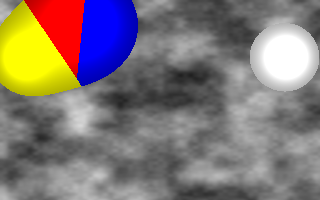
Frame 1 (no input)
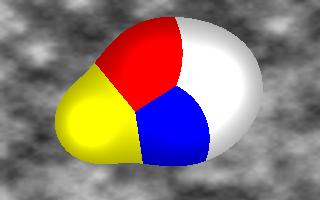
Frame 60 (the mouse pressed at the canvas centre just before this capture)
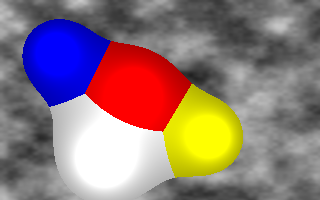
Frame 120 (the mouse held since frame 60 and released just before this capture)

The Processing sketch that drew these frames (run headless with seeded random() and noise(); from frame 60 on, the mouse is pressed at the canvas centre):

// Processing sketch: processing_8024
// ── processing_8024.pde

bpoint [] blobs;
int numblobs=4;
float t=0;
PImage backg;
float [] [] sqrttab;

void setup() {
  size(320,200);
  blobs=new bpoint[4];
  int i,j;
  for (i=0;i<numblobs;i++) {
    blobs[i]=new bpoint();
    blobs[i].cx=new int[4];
    blobs[i].cy=new int[4];
    for (j=0;j<4;j++) {
      blobs[i].cx[j]=int(random(20,320-20));
      blobs[i].cy[j]=int(random(20,200-20));
    }
  }
  blobs[0].r=255;
  blobs[0].g=255;
  blobs[0].b=255;
  blobs[0].radius=18;
  blobs[1].r=255;
  blobs[1].g=0;
  blobs[1].b=0;
  blobs[1].radius=13;
  blobs[2].r=255;
  blobs[2].g=255;
  blobs[2].b=0;
  blobs[2].radius=13;
  blobs[3].r=0;
  blobs[3].g=0;
  blobs[3].b=255;
  blobs[3].radius=13;
  backg=new PImage(320,200);
  int x,y,offs=0;
  float f;
  for (y=0;y<200;y++) {
    for (x=0;x<320;x++) {
      f=noise(float(x)/40,float(y)/25);      
      backg.pixels[offs++]=color(f*255,f*255,f*255);
    }
  }
  sqrttab=new float [220][340]; //slightly bigger than the screen cause the splines sometimes go off screen
  for (y=0;y<201;y++) {
    for (x=0;x<321;x++) {
      sqrttab[y][x]=sqrt(sq(x)+sq(y));
    }
  }  
}

void draw() {
  set(0,0,backg);
  loadPixels();
  int x,y,i,maxi,j;
  int offs=0;
  float f=0,maxw;
  float [] w=new float [numblobs];
  offs=0;
  for (i=0;i<numblobs;i++) {
    blobs[i].x=int(curvePoint(blobs[i].cx[0],blobs[i].cx[1],blobs[i].cx[2],blobs[i].cx[3],t));
    blobs[i].y=int(curvePoint(blobs[i].cy[0],blobs[i].cy[1],blobs[i].cy[2],blobs[i].cy[3],t));
  }
  t+=0.25/10;
  if (t>1) {
    for (i=0;i<numblobs;i++) {
      for (j=0;j<3;j++) {
        blobs[i].cx[j]=blobs[i].cx[j+1];
        blobs[i].cy[j]=blobs[i].cy[j+1];
      }
      blobs[i].cx[3]=int(random(20,320-20));
      blobs[i].cy[3]=int(random(20,200-20));      
    }
    t=0;
  }
  for (y=0;y<200;y++) {
    for (x=0;x<320;x++) {
      float col=0;
      for (i=0;i<numblobs;i++) {
        w[i]=blobf(x,y,blobs[i]);
        col+=w[i];
      }
      maxi=0;
      maxw=w[0];
      for (i=1;i<numblobs;i++) {
        if (w[i]>maxw) {
          maxw=w[i];
          maxi=i;
        }
      }
      if (col>0.7) {
        if (col>1.0) {
          col=1.0;
        }
        pixels[offs++]=color(col*blobs[maxi].r,col*blobs[maxi].g,col*blobs[maxi].b);
      }
      else{
        offs++;
      }
    }
  }
  updatePixels();
}

float blobf(int x0,int y0,bpoint b) {
  float r=20;
  float d;
  d=sqrttab[abs(y0-b.y)][abs(x0-b.x)];
  return b.radius/d;
}

class bpoint {
  int x,y;
  int [] cx;
  int [] cy;
  int r,g,b;
  float radius;
}
